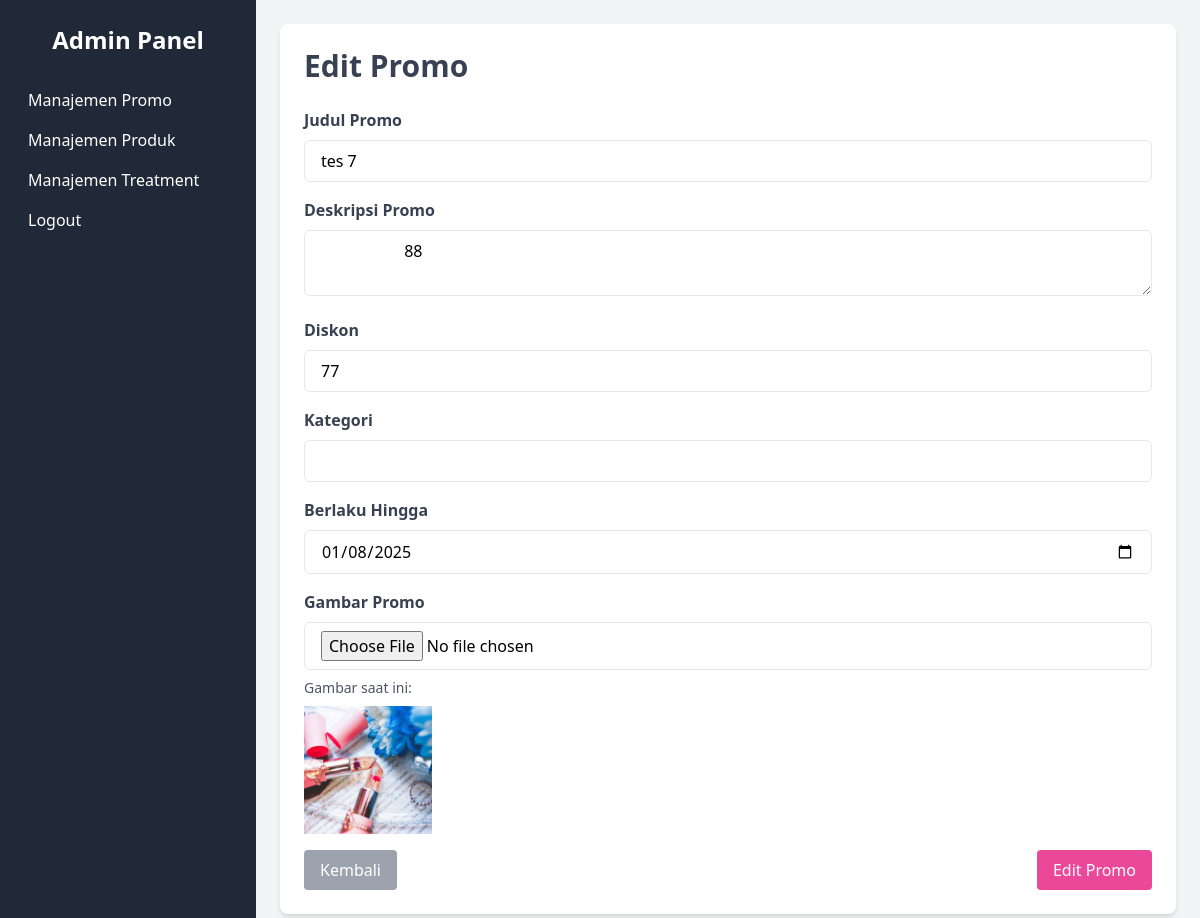
Screenshot of /admin/promo/edit_promo.php?id=6 (signed in) with the database file from the repository.
### tables this page shows
CREATE TABLE `promos` (
  `id` int NOT NULL,
  `title` varchar(255) NOT NULL,
  `description` text NOT NULL,
  `valid_until` date DEFAULT NULL,
  `discount` int DEFAULT NULL,
  `image` varchar(255) NOT NULL,
  `created_at` datetime DEFAULT CURRENT_TIMESTAMP,
  `updated_at` datetime DEFAULT NULL ON UPDATE CURRENT_TIMESTAMP,
  `category` varchar(50) DEFAULT NULL
);

### admin/promo/edit_promo.php (the view, shortened to what this page needs)
<?php
include '../../assets/db/database.php';
?>
<!DOCTYPE html>
<html lang="en">
<head>
    <script src="https://cdn.tailwindcss.com"></script>
</head>
<body class="bg-gray-100">
    <?php include "../sidebar.php"; ?>
    <div class="ml-64 p-6">
        <div class="bg-white shadow-md rounded-lg p-6">
            <h1 class="text-3xl font-bold text-gray-700 mb-6">Edit Promo</h1>
            <?php
            $id = intval($_GET['id']);
            $result = $conn->query("SELECT * FROM promos WHERE id = $id");
            $promo = $result->fetch_assoc();
            ?>
            <form action="update_promo.php" method="POST" enctype="multipart/form-data">
                <div class="mb-4">
                    <label class="block text-gray-700 font-semibold mb-2">Judul Promo</label>
                    <input type="text" name="title" value="<?= htmlspecialchars($promo['title']) ?>" class="w-full px-4 py-2 border rounded-md focus:outline-none focus:ring focus:ring-pink-300" required>
                </div>
                <div class="mb-4">
                    <label class="block text-gray-700 font-semibold mb-2">Deskripsi Promo</label>
                    <textarea name="description" class="w-full px-4 py-2 border rounded-md focus:outline-none focus:ring focus:ring-pink-300" required><?= htmlspecialchars($promo['description']) ?></textarea>
                </div>
                <div class="mb-4">
                    <label class="block text-gray-700 font-semibold mb-2">Diskon</label>
                    <input type="number" name="discount" value="<?= $promo['discount'] ?>" class="w-full px-4 py-2 border rounded-md focus:outline-none focus:ring focus:ring-pink-300" required>
                </div>
                <div class="mb-4">
                    <label class="block text-gray-700 font-semibold mb-2">Kategori</label>
                    <input type="text" name="category" value="<?= htmlspecialchars($promo['category']) ?>" class="w-full px-4 py-2 border rounded-md focus:outline-none focus:ring focus:ring-pink-300" required>
                </div>
                <div class="mb-4">
                    <label class="block text-gray-700 font-semibold mb-2">Berlaku Hingga</label>
                    <input type="date" name="valid_until" value="<?= $promo['valid_until'] ?>"
                    class="w-full px-4 py-2 border rounded-md focus:outline-none focus:ring focus:ring-pink-300" required>
                </div>
                <div class="mb-4">
                    <label class="block text-gray-700 font-semibold mb-2">Gambar Promo</label>
                    <input type="file" name="image" class="w-full px-4 py-2 border rounded-md focus:outline-none focus:ring focus:ring-pink-300">
                    <p class="text-sm text-gray-600 mt-2">Gambar saat ini:</p>
                    <img src="../../uploads/<?= htmlspecialchars($promo['image']) ?>" alt="Gambar Promo" class="w-32 h-32 object-cover mt-2">
                </div>
                <div class="flex justify-between">
                    <a href="../dashboard.php" class="bg-gray-400 text-white py-2 px-4 rounded hover:bg-gray-500 transition">
                        Kembali
                    </a>
                    <button type="submit" class="bg-pink-500 text-white py-2 px-4 rounded hover:bg-blue-600 transition">
                        Edit Promo
                    </button>
                </div>
            </form>
        </div>
    </div>
</body>
</html>

### rows the page displays
promos: title "tes 7", description "88", discount "77", valid_until "01/08/2025", image (picture)
